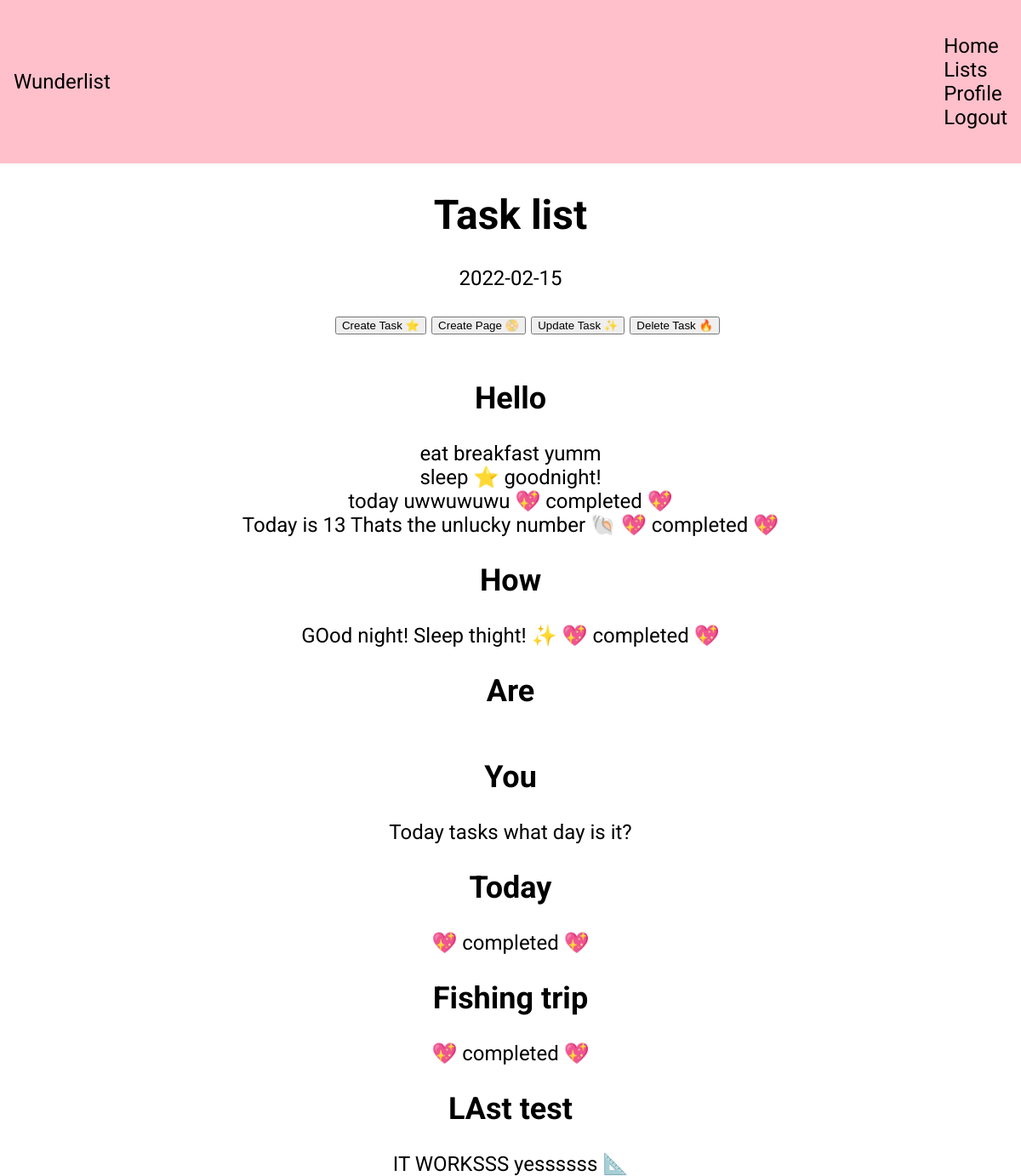
Page /lists.php (signed in) on the committed database.
### tables this page shows
CREATE TABLE "lists" (
	id INTEGER PRIMARY KEY AUTOINCREMENT,
	user_id TEXT NOT NULL,
	"list_title" TEXT NOT NULL
);

CREATE TABLE "tasks" (
    id INTEGER PRIMARY KEY AUTOINCREMENT,
    "task_id" TEXT,
    user_id TEXT NOT NULL,
    title TEXT NOT NULL,
    description TEXT,
    completed BOOLEAN,
    deadline TEXT
);

### app/config.php (called while the page is built, shortened)
<?php
return [
    'title' => 'Wunderlist',
    'database_path' => sprintf('sqlite:%s/database/database.db', __DIR__),
];

### app/autoload.php (called while the page is built, shortened)
<?php
require __DIR__ . '/functions.php';
$config = require __DIR__ . '/config.php';

### lists.php (the view, shortened to what this page needs)
<?php require __DIR__ . '/app/autoload.php'; ?>
<?php require __DIR__ . '/views/header.php'; ?>
<?php
$tasks = statement_fetchAll($database, 'tasks');
$lists = statement_fetchAll($database, 'lists');
?>
<main class="tasks">
    <h1>Task list</h1>
    <?= date_today(); ?>
    <ul id="button_list" class="button_list">
        <button>Create Task ⭐️</button>
        <button>Create Page 📀</button>
        <button>Update Task ✨</button>
        <button>Delete Task 🔥</button>
    </ul>
    <?php foreach ($lists as $list) : ?>
        <?php if ($list['user_id'] == $_SESSION['email']) : ?>
            <h2><?= $list['list_title'] ?></h2>
            <?php foreach ($tasks as $task) : ?>
                <div>
                    <?php if ($task['task_id'] == $list['id']) : ?>
                        <?= display_task($task, $_POST['select_display']); ?>
                    <?php endif; ?>
                </div>
            <?php endforeach; ?>
        <?php endif; ?>
    <?php endforeach; ?>
</main>
<?php require __DIR__ . '/views/footer.php'; ?>

### views/header.php (shortened to what this page needs)
<!DOCTYPE html>
<html lang="en">
<head>
    <link rel="stylesheet" href="/assets/styles/app.css">
    <link rel="stylesheet" href="/assets/styles/lists.css">
</head>
<body>
    <?php require __DIR__ . '/navigation.php'; ?>
    <div class="container py-5">

### views/navigation.php
<nav class="navbar navbar-expand-lg navbar-light bg-light">
    <a class="navbar-brand" href="#"><?php echo $config['title']; ?></a>
    <ul class="navbar-nav">
        <li class="nav-item">
            <a class="nav-link" href="/index.php">Home</a>
        </li>
        <?php if (isset($_SESSION['email'])) : ?>
            <li>
                <a href="/lists.php">Lists</a>
            </li>
            <li>
                <a href="/profile.php">Profile</a>
            </li>
            <li>
                <a class="nav-link" href="/app/users/logout.php">Logout</a>
            </li>
        <?php else : ?>
            <li>
                <a class="nav-link" href="/login.php">Login</a>
            </li>
        <?php endif; ?>
    </ul>
</nav>

### app/functions.php (shortened to what this page needs)
<?php
function statement_fetchAll($database, $item)
{
    $query = 'SELECT * FROM ' . $item;
    $statment = $database->query($query);
    return $statment->fetchAll(PDO::FETCH_ASSOC);
}
function date_today(): string
{
    $date_today = new DateTime('NOW');
    $date_today_formated = $date_today->format('Y-m-d');
    return $date_today_formated;
}
function task_completed($list)
{
    if ($list['completed'] == 'yes') {
        return " 💖 completed 💖" . '<br>';
    }
}
function display_task($list, $select_display)
{
    if ($list['user_id'] == $_SESSION['email']) {
        if ($select_display == 'none') {
            echo $list['title'] . ' ' . $list['description'];
            echo task_completed($list);
        } elseif ($list['deadline'] == date_today()) {
            echo $list['title'] . ' ' . $list['description'];
            echo task_completed($list);
        }
    }
}

### views/footer.php (shortened to what this page needs)
</div>
</body>
</html>

### assets/styles/app.css (style rules this page uses)
body { margin: 0; font-family: 'Roboto', sans-serif; font-size: 1.5rem; }
nav { background: pink; padding: 1rem; display: flex; justify-content: space-between; }
nav a { color: black; text-decoration: none; display: flex; align-items: center; }
nav ul { text-decoration: none; list-style: none; }

### assets/styles/lists.css (style rules this page uses)
.tasks { width: 100%; display: flex; flex-direction: column; justify-content: center; align-items: center; }

### rows in the picture
lists: list_title "Hello"
tasks: title "eat breakfast", description "yumm"
tasks: title "sleep ⭐️", description "goodnight!"
tasks: title "today", description "uwwuwuwu", completed "💖 completed 💖"
tasks: title "Today is 13", description "Thats the unlucky number 🐚", completed "💖 completed 💖"
lists: list_title "How"
tasks: title "GOod night!", description "Sleep thight! ✨", completed "💖 completed 💖"
lists: list_title "Are"
lists: list_title "You"
tasks: title "Today tasks", description "what day is it?"
lists: list_title "Today"
tasks: completed "💖 completed 💖"
lists: list_title "Fishing trip"
tasks: completed "💖 completed 💖"
lists: list_title "LAst test"
tasks: title "IT WORKSSS", description "yessssss 📐"

### other values in the picture
$config['title'] "Wunderlist"
date_today() "2022-02-15"
